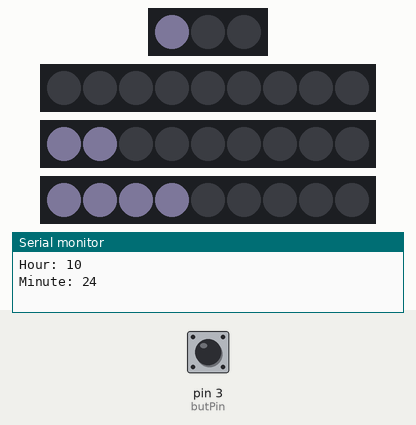
This sketch was run on a simulated Arduino Uno, built with avr-gcc and run on an emulated ATmega328P. On the bench: 3 RGB LEDs in strip order, left to right, 3 × 9 RGB LEDs in strip order, left to right, the last lines printed to the serial monitor. Inputs (shaded band) come from the test bench; at power-on: pin 3 (butPin) LOW. Dim RGB values are drawn brighter than linear; the local clock reads 2024-03-15 10:24:30 at power-on unless the sketch sets it; random numbers use the default seed unless the sketch sets one.

Above: at 1.6 s.
1.7 s: pin 3 (butPin) pulled HIGH for 0.15 s
At 3.1 s:
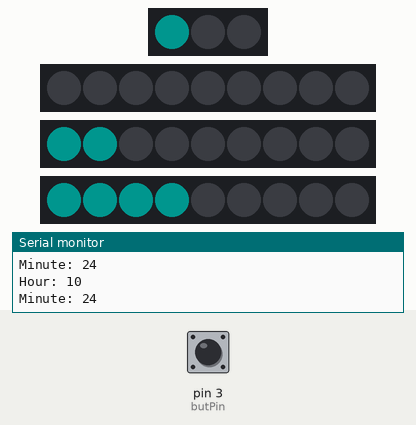
3.5 s: pin 3 (butPin) pulled HIGH for 1 s
At 4.6 s:
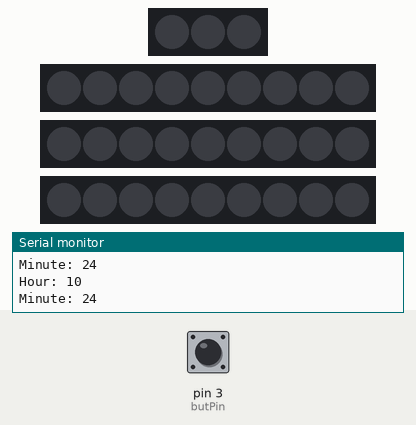
6.0 s: pin 3 (butPin) pulled HIGH for 0.15 s
At 6.4 s:
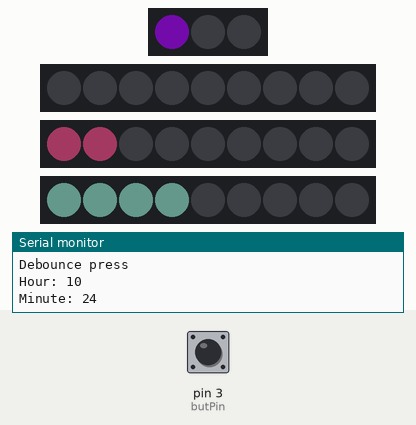
9.0 s: pin 3 (butPin) pulled HIGH for 3.2 s
At 12.8 s:
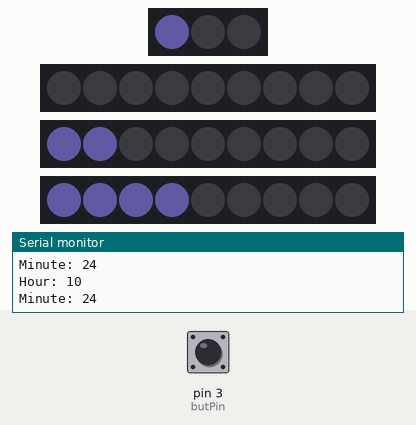
15.2 s: pin 3 (butPin) pulsed HIGH 5 times (0.12 s each, 0.3 s apart)
At 15.9 s:
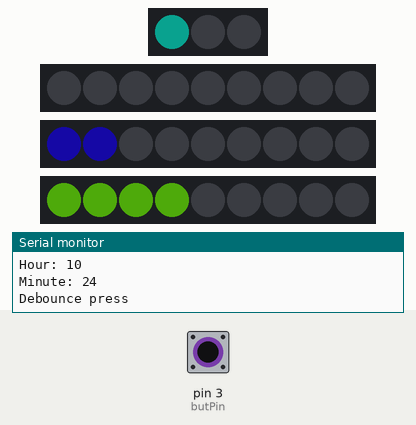
18.2 s: pin 3 (butPin) pulsed HIGH 2 times (0.12 s each, 0.3 s apart)
At 18.6 s:
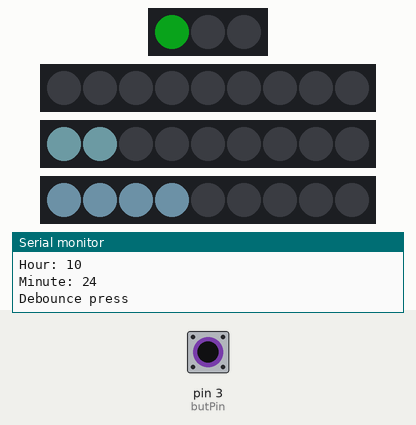
Timing chart, 0 to 24.8 s (numbered marks = the images above; inputs shaded):
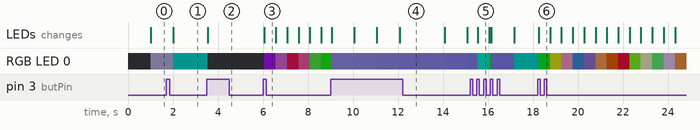

The sketch:

Final.ino
```cpp
#include <RTClib.h>
#include <Adafruit_NeoPixel.h>

Adafruit_NeoPixel hours1(3, 13);
Adafruit_NeoPixel hours2(9, 11);
Adafruit_NeoPixel minutes1(9, 9);
Adafruit_NeoPixel minutes2(9, 6);

int butPin = 3;
boolean butState = LOW;
boolean prevButState = LOW;

RTC_DS3231 rtc;
int tHour;
int tMin;
int tSec;
String dayT;
const int avoidVals[] = {4, 14, 24};
uint32_t color1;// = strip.Color(255,0,0);
uint32_t color2;
uint32_t color3;
uint32_t color4;

uint32_t randoColor1;
uint32_t randoColor2;
uint32_t randoColor3;
uint32_t randoColor4;

int switchVal = 0;

char daysOfTheWeek[7][12] = {"Sunday", "Monday", "Tuesday", "Wednesday", "Thursday", "Friday", "Saturday"};
DateTime now;

long startTime;
long endTime;
int interval = 1000;

long startTime2;
long endTime2;
int interval2 = 15000;

long startTime3;
long endTime3;

int interval3 = 500;


int hoursC;
int minsC;
int secsC;
int daysC;

int dayVal;

int hours1Show;
int minutes1Show;
int hours2Show;
int minutes2Show;


void setup() {
  // put your setup code here, to run once:
  Serial.begin(9600);

  pinMode(butPin, INPUT);
  hours1.begin();
  hours1.setBrightness(50);
  hours1.clear();
  hours1.show();

  hours2.begin();
  hours2.setBrightness(50);
  hours2.clear();
  hours2.show();

  minutes1.begin();
  minutes1.setBrightness(50);
  minutes1.clear();
  minutes1.show();

  minutes2.begin();
  minutes2.setBrightness(50);
  minutes2.clear();
  minutes2.show();

  startTime = millis();
  startTime2 = millis();
  startTime3 = millis();


  if (! rtc.begin()) {
    Serial.println("Couldn't find RTC");
    Serial.flush();
    abort();
  }

  if (rtc.lostPower()) {
    Serial.println("RTC lost power, let's set the time!");
    rtc.adjust(DateTime(F(__DATE__), F(__TIME__)));
  }

}

void loop() {
  // put your main code here, to run repeatedly:
  endTime = millis();
  endTime2 = millis();
  endTime3 = millis();

  butState = debounce(butPin, butState);
  if (butState == HIGH && prevButState == LOW)
  {
    Serial.println("Debounce press");
    switchVal++;
    if (switchVal > 3)
    {
      switchVal = 0;
    }

  }
  prevButState = butState;

  switch (switchVal)
  {
    case 0:
      if (endTime - startTime >= interval)
      {
        getTime();
        convertColorS();
        changeColorD();
        //       Serial.println("Case 0");
        startTime = millis();
      }
      break;

    case 1:
      if (endTime - startTime >= interval)
      {
        getTime();
        convertColorD();
        changeColorD();
        startTime = millis();
        //       Serial.println("Case 1");
      }
      break;

    case 2:
      if (endTime2 - startTime2 >= interval)
      {
        getTime();
        if (endTime3 - startTime3 >= interval2)
        {
          randomColor();
          startTime3 = millis();
        }
        changeColorRandom();
        startTime2 = millis();
        //       Serial.println("Case 2");
      }
      break;

    case 3:
      if (endTime2 - startTime2 >= interval3)
      {
        getTime();
        randomColor();
        changeColorRandom();
        startTime2 = millis();
        //       Serial.println("Case 3");
      }
      break;
  }
}

void getTime()
{
  now = rtc.now();
  tHour = now.hour();
  tMin = now.minute();
  tSec = now.second();
  dayT = now.day();

  if (tHour < 10)
  {
    hours2Show = tHour;
  }
  else if (tHour < 20)
  {
    hours1Show = 1;
    hours2Show = tHour - 10;
  }
  else if (tHour >= 20)
  {
    hours1Show = 2;
    hours2Show = tHour - 20;
  }

  if (tMin < 10)
  {
    minutes2Show = tMin;
  }
  else if (tMin < 20)
  {
    minutes1Show = 1;
    minutes2Show = tMin - 10;
  }
  else if (tMin < 30)
  {
    minutes1Show = 2;
    minutes2Show = tMin - 20;
  }
  else if (tMin < 40)
  {
    minutes1Show = 3;
    minutes2Show = tMin - 30;
  }
  else if (tMin < 50)
  {
    minutes1Show = 4;
    minutes2Show = tMin - 40;
  }
  else if (tMin < 60)
  {
    minutes1Show = 5;
    minutes2Show = tMin - 50;
  }

  //
  Serial.print("Hour: ");
  Serial.println(tHour);
  Serial.print("Minute: ");
  Serial.println(tMin);

  //  Serial.print("1st slot: ");
  //  Serial.println(hours1Show);
  //
  //  Serial.print("2nd slot: ");
  //  Serial.println(hours2Show);
  //
  //  Serial.print("3rd slot: ");
  //  Serial.println(minutes1Show);
  //
  //  Serial.print("4th slot: ");
  //  Serial.println(minutes2Show);
}

void changeColorD()
{
  hours1.clear();
  hours2.clear();
  minutes1.clear();
  minutes2.clear();

  for (int a = 0; a < hours1Show; a++)
  {
    hours1.setPixelColor(a, color1);

  }

  for (int b = 0; b < hours2Show; b++)
  {
    hours2.setPixelColor(b, color2);
  }

  for (int c = 0; c < minutes1Show; c++)
  {
    minutes1.setPixelColor(c, color3);
  }

  for (int d = 0; d < minutes2Show; d++)
  {
    minutes2.setPixelColor(d, color4);
  }

  hours1.show();
  hours2.show();
  minutes1.show();
  minutes2.show();

  //  Serial.print("DaysC: "); Serial.println(daysC);
  //  Serial.print("HoursC: "); Serial.println(hoursC);
  //  Serial.print("MinutesC: "); Serial.println(minsC);
  //  Serial.print("SecondsC: "); Serial.println(secsC);
  //  Serial.print("Day of week: ");
  //  Serial.println(dayT);
  //  getDay(daysOfTheWeek[now.dayOfTheWeek()]);
  //  Serial.println(daysOfTheWeek[now.dayOfTheWeek()]);
  //  Serial.println();
}

void changeColorRandom()
{
  hours1.clear();
  hours2.clear();
  minutes1.clear();
  minutes2.clear();

  for (int a = 0; a < hours1Show; a++)
  {
    hours1.setPixelColor(a, randoColor1);
  }

  for (int b = 0; b < hours2Show; b++)
  {
    hours2.setPixelColor(b, randoColor2);
  }

  for (int c = 0; c < minutes1Show; c++)
  {
    minutes1.setPixelColor(c, randoColor3);
  }

  for (int d = 0; d < minutes2Show; d++)
  {
    minutes2.setPixelColor(d, randoColor4);
  }

  hours1.show();
  hours2.show();
  minutes1.show();
  minutes2.show();
}

void convertColorD()
{
  daysC = map(dayVal, 0, 6, 0, 255);
  hoursC = map(tHour, 0, 24, 0, 255);
  minsC = map(tMin, 0, 59, 0, 255);
  //  secsC = map(tSec, 0, 59, 0, 255);
  color1 = hours1.Color(daysC, hoursC, minsC);  //updates color every minute
  color2 = hours2.Color(daysC, hoursC, minsC);
  color3 = minutes1.Color(daysC, hoursC, minsC);
  color4 = minutes2.Color(daysC, hoursC, minsC);
}

void convertColorS()
{
  //  daysC = map(dayVal, 0, 6, 0, 255);
  hoursC = map(tHour, 0, 24, 0, 255);
  minsC = map(tMin, 0, 59, 0, 255);
  secsC = map(tSec, 0, 59, 0, 255);
  color1 = hours1.Color(hoursC, minsC, secsC);  //updates color every second
  color2 = hours2.Color(hoursC, minsC, secsC);
  color3 = minutes1.Color(hoursC, minsC, secsC);
  color4 = minutes2.Color(hoursC, minsC, secsC);
}


void getDay(String val)
{
  for (int x = 0; x < 7; x++)
  {
    if (val == daysOfTheWeek[x])
    {
      // Serial.println("Reading array");
      dayVal = x;
    }
  }
}

void randomColor()
{
  randoColor1 = hours1.Color(random(0, 255), random(0, 255), random(0, 255));
  randoColor2 = hours2.Color(random(0, 255), random(0, 255), random(0, 255));
  randoColor3 = minutes1.Color(random(0, 255), random(0, 255), random(0, 255));
  randoColor4 = minutes2.Color(random(0, 255), random(0, 255), random(0, 255));
}

boolean debounce (int buttonPin, boolean previousButtonState)
{
  boolean buttonState = digitalRead(buttonPin);

  if (buttonState != previousButtonState)
  {
    delay(50);
  }

  return buttonState;
}
```

Measured:
- after the input at 3.5 s, RGB LED 0: RGB(0, 21, 20) → off after 0.05 s; the LEDs: change after 0.05 s (image 2)
- after the input at 6.0 s, RGB LED 0: off → RGB(31, 3, 46) after 0.07 s, → RGB(20, 9, 20) 0.51 s later, → RGB(37, 3, 13) 0.51 s later, → RGB(40, 15, 27) 0.50 s later, … (6 changes in this stretch); the LEDs: change after 0.07 s (image 3)
- after the input at 18.2 s, RGB LED 0: RGB(0, 21, 20) → RGB(2, 36, 6) after 0.05 s, → RGB(31, 32, 3) 0.50 s later, → RGB(47, 28, 37) 0.50 s later, → RGB(7, 16, 26) 0.50 s later, … (13 changes in this stretch); the LEDs: change after 0.05 s (image 6)
